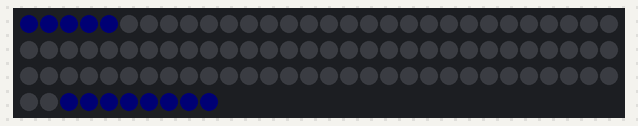
Recording of a sketch running on a simulated Arduino Uno, built with avr-gcc and run on an emulated ATmega328P. On the bench: 100 RGB LEDs in strip order, left to right, continuing on the next row. Dim RGB values are drawn brighter than linear; random numbers use the default seed unless the sketch sets one.

Above: at 8.74 s.
At 11.2 s:
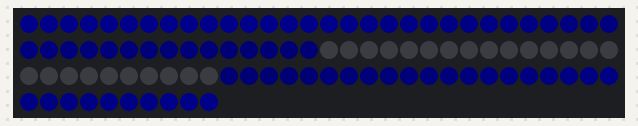
At 14.7 s:
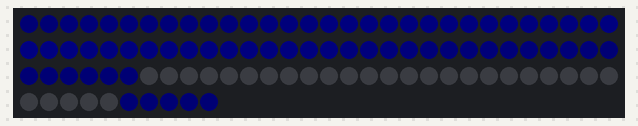
At 21.08 s:
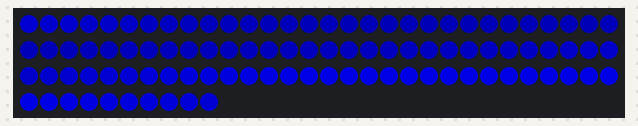
At 28.91 s:
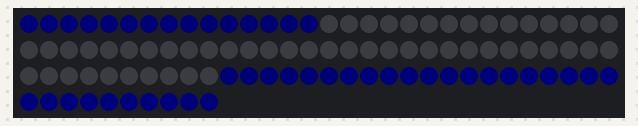
At 33.69 s:
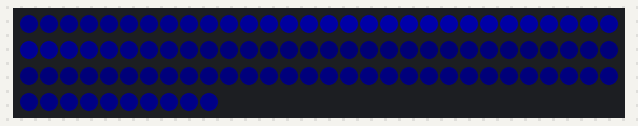

The sketch:

loupiotte_2022_06.ino
```cpp
#include <FastLED.h>
#define LED_TYPE    WS2812B
#define NUM_LEDS 100
#define DATA_PIN 6
#define BRIGHTNESS 180
#define maxValue 159
CRGB leds[NUM_LEDS];

int nombreObjets = 6;
int indexObjets = 0;

int objet_hue[6];
int objet_sat[6];
int objet_valeurs[6][106];
int objet_centre[6];
int objet_spread[6];
int objet_interval[6];
int objet_sens[6];
int objet_enveloppe_centre[6];
unsigned long objet_enveloppe_spread[6];
unsigned long objet_prevRefresh[6];
unsigned long objet_prevCreate[6];

int palette[] = {0, 160};
int moduloLoopProg = 210;

float calculGaussPosition(float centre, float spread, float x) {
  return round( maxValue * exp( -(x - centre) * (x - centre) / (spread)) );
}

float enveloppeGauss(float centre, float spread, float x) {
  return exp( -(x - centre) * (x - centre) / (spread));
}

void afficherObjet (int hue, int saturation, int centre, int spread) {
  for (int i = 0; i < NUM_LEDS; i++) {
    addLedHSV(i, hue, saturation, gauss(centre, spread, i));
  }
}

void addLedHSV(int ledPosition, int hue, int saturation, int value) {
  leds[ledPosition] += CHSV(hue, saturation, value);
}

void setLedHSV(int ledPosition, int hue, int saturation, int value) {
  leds[ledPosition] = CHSV(hue, saturation, value);
}

float gauss(float centre, float spread, float x) {
  return round( maxValue * exp( -(x - centre) * (x - centre) / (spread)) );
}

void calculerTableauValeurs (float centre, float spread, int indexTableau) {
  for (int i = 0; i < NUM_LEDS; i++) {
    int temp = centre;
    //objet_valeurs[indexTableau][i] = gauss(centre, spread, i);
    objet_valeurs[indexTableau][i] = gauss(centre, spread, (i + temp) % NUM_LEDS);
  }
}


void creerObjet(int hue, int sat, int centre, int spread, int interval, int sens, int enveloppe_centre, unsigned long enveloppe_spread) {
  objet_hue[indexObjets] = hue;
  objet_sat[indexObjets] = sat;
  objet_centre[indexObjets] = centre;
  objet_spread[indexObjets] = spread;
  objet_interval[indexObjets] = interval;
  objet_sens[indexObjets] = sens;
  objet_prevCreate[indexObjets] = millis();
  objet_enveloppe_centre[indexObjets] = enveloppe_centre;
  objet_enveloppe_spread[indexObjets] = enveloppe_spread;

  calculerTableauValeurs(centre, spread, indexObjets);
  indexObjets = (indexObjets + 1) % nombreObjets;
}

void shiftTableau(int indexObjets) {
  if (millis() - objet_prevRefresh[indexObjets] > objet_interval[indexObjets]) {
    objet_prevRefresh[indexObjets] = millis();
    if (objet_sens[indexObjets] == 1) {
      int temp = objet_valeurs[indexObjets][0];
      for (int i = 0; i < (NUM_LEDS - 1); i++) {
        objet_valeurs[indexObjets][i] = objet_valeurs[indexObjets][(i + 1)];
      }
      objet_valeurs[indexObjets][NUM_LEDS - 1] = temp;
    } else {
      int temp = objet_valeurs[indexObjets][NUM_LEDS - 1];
      for (int i = (NUM_LEDS - 1); i > 0; i--) {
        objet_valeurs[indexObjets][i] = objet_valeurs[indexObjets][(i - 1)];
      }
      objet_valeurs[indexObjets][0] = temp;
    }
  }
}

void setObjet(int indexObjets) {
  float tempEnv = enveloppeGauss(objet_enveloppe_centre[indexObjets], objet_enveloppe_spread[indexObjets], millis() - objet_prevCreate[indexObjets]);
  for (int i = 0; i < NUM_LEDS; i++) {
    leds[i] += CHSV(objet_hue[indexObjets], objet_sat[indexObjets], objet_valeurs[indexObjets][i] * tempEnv);
  }
}

void clr() {
  for (int i = 0; i < NUM_LEDS; i++) {
    leds[i] = CRGB::Black;
  }
}

void afficherObjets() {
  clr();
  for (int i = 0; i < nombreObjets; i++) {
    shiftTableau(i);
    setObjet(i);
  }
}


void setup() {
  FastLED.addLeds<NEOPIXEL, DATA_PIN>(leds, NUM_LEDS).setCorrection(TypicalLEDStrip);
  //FastLED.addLeds<NEOPIXEL, DATA_PIN>(leds, NUM_LEDS);
  FastLED.setBrightness(BRIGHTNESS);
  //Serial.begin(9600);
}

int palette_centres[] = {0, NUM_LEDS/2,  NUM_LEDS - 1};
int palette_RB[] = {0, 160};
int index_palette_RB = 0;

void loop() {
  //Serial.println(random16());


// gaussiennes
  if (random16() < 375) {
    if (bseconds16()%180 < 30) {
      creerObjet(   160,          // hue
                    255,                  // sat
                    NUM_LEDS/2,         // centreGauss
                    random(50, 1500),     // spreadGauss
                    random(2, 20),        // interval
                    random(2),            // sens
                    random(3000, 6000),       // enveloppe gauss centre
                    random(1000000, 5000000)  // enveloppe gauss spread
                );

    } else if (bseconds16()%180 < 90) {
      creerObjet(   palette_RB[index_palette_RB],          // hue
                    255,                  // sat
                    NUM_LEDS/2,         // centreGauss
                    random(50, 1500),     // spreadGauss
                    random(2, 20),        // interval
                    random(2),            // sens
                    random(3000, 6000),       // enveloppe gauss centre
                    random(1000000, 5000000)  // enveloppe gauss spread
                );
      index_palette_RB = (index_palette_RB + 1) % 2;
    } else if (bseconds16()%180 < 120){
      creerObjet(   random(224,287)%255,          // hue
                    255,                  // sat
                    NUM_LEDS/2,         // centreGauss
                    random(50, 1500),     // spreadGauss
                    random(2, 40),        // interval
                    random(2),            // sens
                    random(3000, 6000),       // enveloppe gauss centre
                    random(1000000, 5000000)  // enveloppe gauss spread
                );
    } else if (bseconds16()%180 < 180){
      creerObjet(   random(255),          // hue
                    255,                  // sat
                    NUM_LEDS/2,         // centreGauss
                    random(50, 1500),     // spreadGauss
                    random(2, 40),        // interval
                    random(2),            // sens
                    random(3000, 6000),       // enveloppe gauss centre
                    random(1000000, 5000000)  // enveloppe gauss spread
                );
    }
  }


// filantes
// mauvais cas (intensité max au cul ==> centre 0 sens 0
//  if (random16() < 375) {
//      if (bseconds16()%180 < 30) {
//        creerObjet(   palette_RB[index_palette_RB],          // hue
//                      255,                  // sat
//                      0,         // centreGauss
//                      random(1000, 1500),     // spreadGauss
//                      random(2, 5),        // interval
//                      1,            // sens
//                      random(3000, 6000),       // enveloppe gauss centre
//                      random(1000000, 5000000)  // enveloppe gauss spread
//                  );
//        index_palette_RB = (index_palette_RB + 1) % 2;
//      }
//  }


  afficherObjets();
  FastLED.show();
}


//  if (random16() < 375) {
//    if (bseconds16()%180 < 30) {
//      creerObjet(   160,          // hue
//                    255,                  // sat
//                    NUM_LEDS / 2,         // centreGauss
//                    random(50, 1500),     // spreadGauss
//                    random(2, 20),        // interval
//                    random(2),            // sens
//                    random(3000, 6000),       // enveloppe gauss centre
//                    random(1000000, 5000000)  // enveloppe gauss spread
//                );
//    } else if (bseconds16()%180 < 90) {
//      creerObjet(   palette[random(2)],          // hue
//                    255,                  // sat
//                    NUM_LEDS / 2,         // centreGauss
//                    random(50, 1500),     // spreadGauss
//                    random(2, 20),        // interval
//                    random(2),            // sens
//                    random(3000, 6000),       // enveloppe gauss centre
//                    random(1000000, 5000000)  // enveloppe gauss spread
//                );
//    } else if (bseconds16()%180 < 120){
//      creerObjet(   random(224,287)%255,          // hue
//                    255,                  // sat
//                    NUM_LEDS / 2,         // centreGauss
//                    random(50, 1500),     // spreadGauss
//                    random(2, 40),        // interval
//                    random(2),            // sens
//                    random(3000, 6000),       // enveloppe gauss centre
//                    random(1000000, 5000000)  // enveloppe gauss spread
//                );
//    } else if (bseconds16()%180 < 180){
//      creerObjet(   random(255),          // hue
//                    255,                  // sat
//                    NUM_LEDS / 2,         // centreGauss
//                    random(50, 1500),     // spreadGauss
//                    random(2, 40),        // interval
//                    random(2),            // sens
//                    random(3000, 6000),       // enveloppe gauss centre
//                    random(1000000, 5000000)  // enveloppe gauss spread
//                );
//    }
//  }
```
